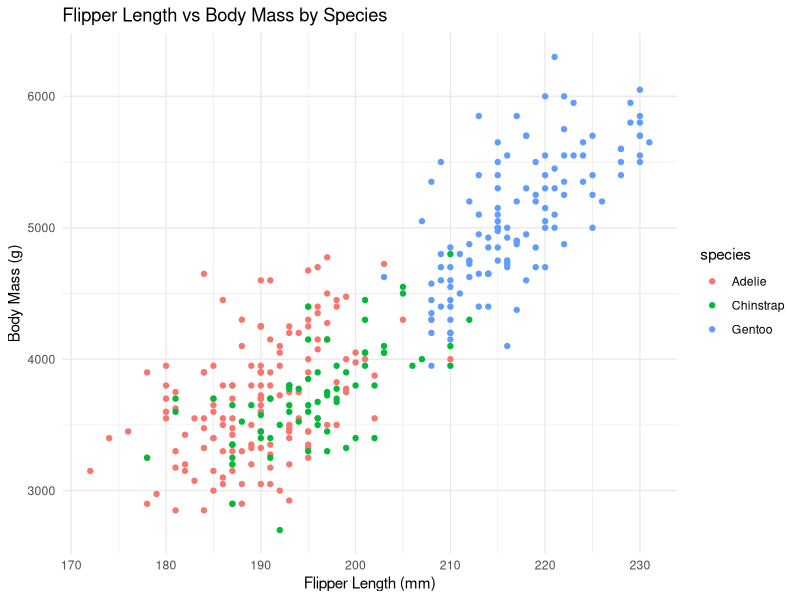

Write R code to recreate this figure.
## ---- chunk 1
library(ggplot2)
library(palmerpenguins)

ggplot(penguins, aes(x = flipper_length_mm, y = body_mass_g, color = species)) +
    geom_point() +
    labs(title = "Flipper Length vs Body Mass by Species",
         x = "Flipper Length (mm)",
         y = "Body Mass (g)") +
    theme_minimal()
